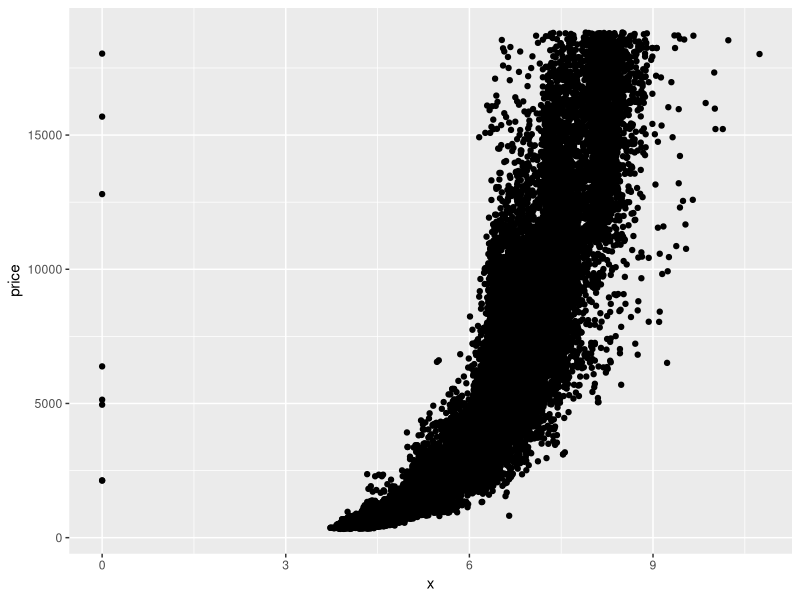
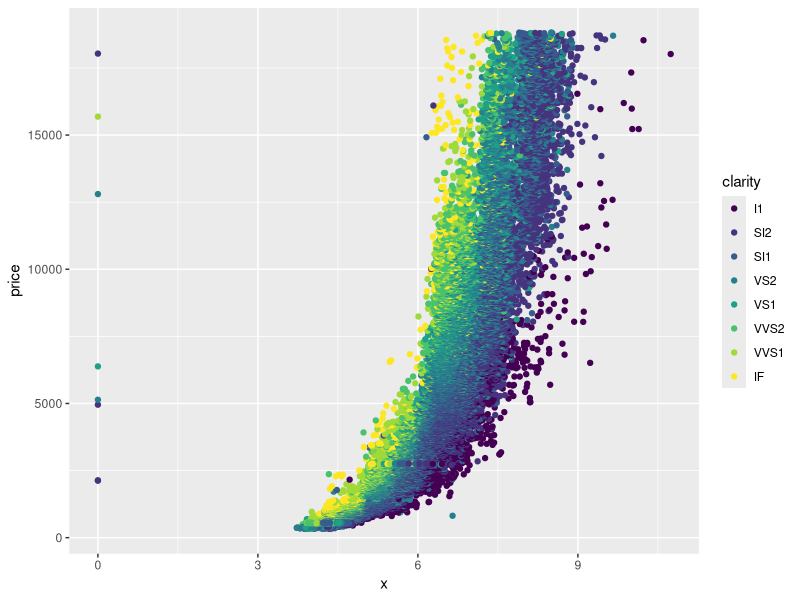
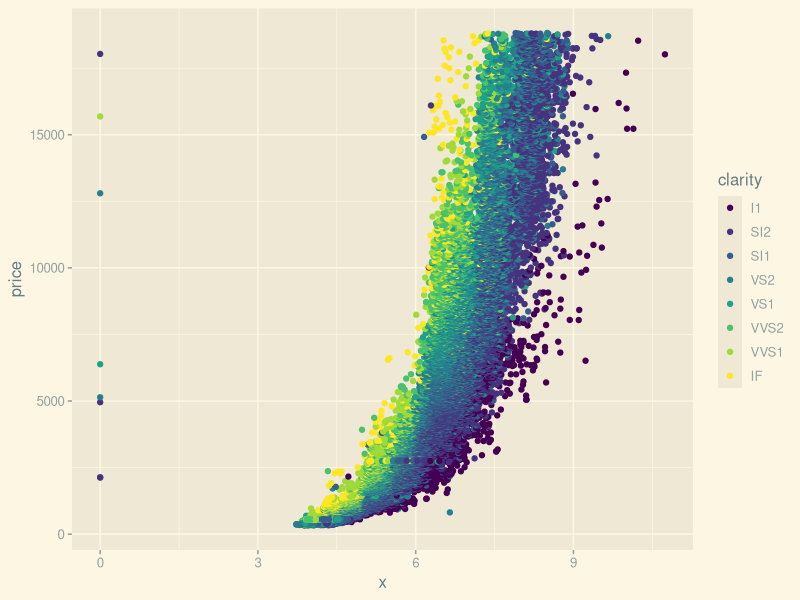
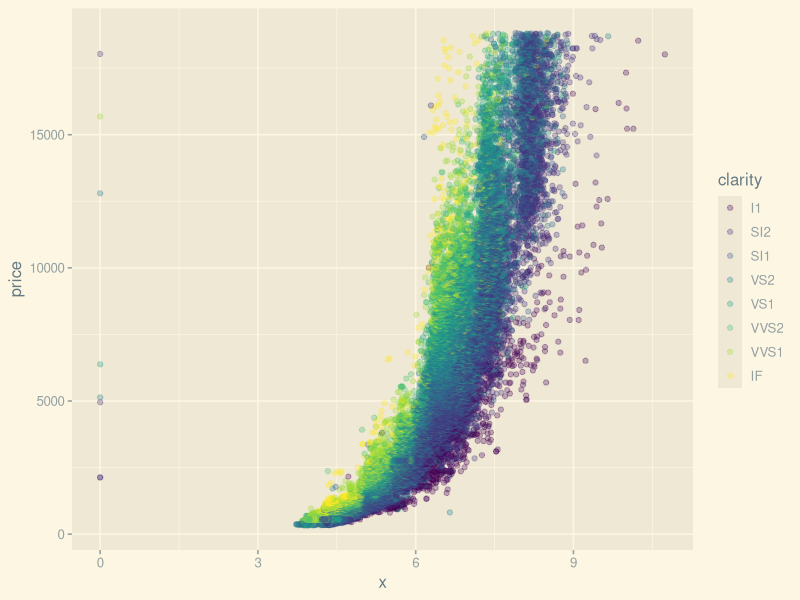
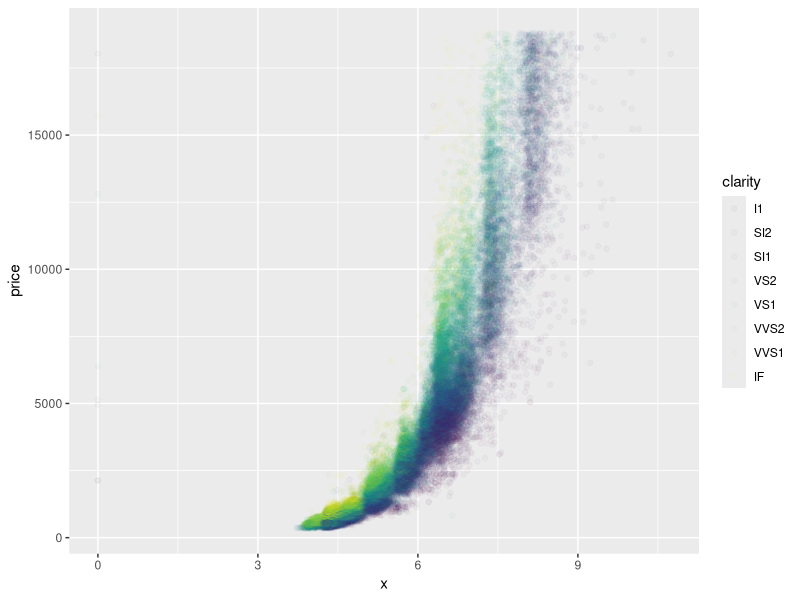

Reproduce these figures in R, in order. (Note: this script raises an error after producing the figures.)
library('ggplot2')
str(diamonds)

library('ggplot2')
library('ggthemes')

# 기본적 산점도 파악
ggplot(diamonds, aes(x = x, y = price)) + geom_point()

# 그래프 그리기
ggplot(diamonds, aes(x = x, y = price, colour = clarity)) + geom_point()

# 테마 적용
ggplot(diamonds, aes(x = x, y = price, colour = clarity)) + geom_point() + theme_solarized_2()

# alpha 값 조절
ggplot(diamonds, aes(x = x, y = price, colour = clarity)) + geom_point(alpha = 0.3) + theme_solarized_2() 

# legend만 alpha값이 1이 되도록
ggplot(diamonds, aes(x = x, y = price, colour = clarity)) + geom_point(alpha = 0.03)
+ guides(colour = guide_legend(override.aes = list(alpha = 1))) + theme_solarized_2()
